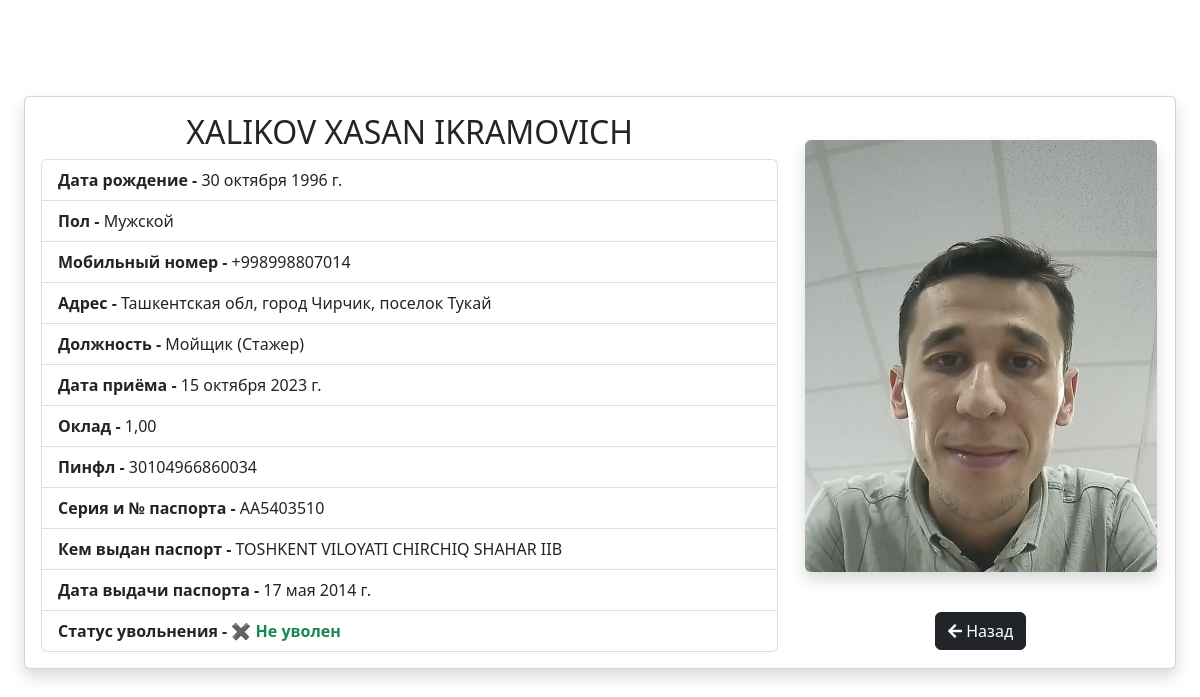
/employees/view-employees/2/ (signed in), run on the app's committed database.
### employees/models.py (models this page shows, shortened)
class Employees(models.Model):
    GENDER_CHOICES = [
        ('Мужской', 'Мужской'),
        ('Женский', 'Женский'),
    ]
    FIRED_CHOICES = [
        (True, 'Да'),
        (False, 'Нет'),
    ]
    name_employees = models.CharField(max_length=255, verbose_name='ФИО', unique=True)
    position = models.ForeignKey(Positions, on_delete=models.CASCADE, verbose_name='Должность')
    birth_date = models.DateField(null=True, blank=True, verbose_name='Дата рождения')
    gender = models.CharField(max_length=10, choices=GENDER_CHOICES, verbose_name='Пол')
    phone_number = models.CharField(max_length=20, verbose_name='Номер телефона')
    address = models.TextField(blank=True, verbose_name='Адрес проживания')
    hire_date = models.DateField(null=True, blank=True, verbose_name='Дата приёма на работу')
    salary = models.DecimalField(max_digits=10, decimal_places=2, null=True, blank=True, verbose_name='Оклад')
    pinfl = models.CharField(max_length=14, verbose_name='ПИНФЛ')
    passport_number = models.CharField(max_length=50, verbose_name='Серия и № паспорта')
    passport_issued_by = models.CharField(max_length=200, verbose_name='Кем выдан паспорт')
    passport_issued_date = models.DateField(null=True, blank=True, verbose_name='Дата выдачи паспорта')
    fired = models.BooleanField(null=False, verbose_name='Статус увольнения')
    date_of_termination = models.DateField(null=True, blank=True, verbose_name='Дата увольнения')
    default_photo_path = 'employees_photos/default.png'
    photo = models.ImageField(upload_to='employees_photos/', null=True, blank=True, verbose_name='Фото',
                              default=default_photo_path)
    time_update = models.DateTimeField(auto_now=True, verbose_name='Время изменения')
    time_create = models.DateTimeField(auto_now_add=True, verbose_name='Время создания')
    class Meta:
        verbose_name = 'Сотрудник'
        verbose_name_plural = 'Сотрудники'
        ordering = ['-time_create', 'name_employees', 'fired']

class Positions(models.Model):
    name_positions = models.CharField(max_length=100, verbose_name='Название должности', unique=True)
    time_update = models.DateTimeField(auto_now=True, verbose_name='Время изменения')
    time_create = models.DateTimeField(auto_now_add=True, verbose_name='Время создания')
    def __str__(self):
        return self.name_positions
    class Meta:
        verbose_name = 'Должность'
        verbose_name_plural = 'Должности'
        ordering = ['-time_update', 'name_positions']

### employees/views.py (the view)
# urls.py: path('view-employees/<int:employees_id>/', ViewEmployeesView.as_view(), name='view_employees'),
class ViewEmployeesView(LoginRequiredMixin, View):
    template_name = 'employees/view_employees.html'
    def get(self, request, employees_id):
        employees = get_object_or_404(Employees, id=employees_id)
        context = {'employee': employees}
        return render(request, self.template_name, context)

### employees/templates/employees/view_employees.html (shortened to what this page needs)
{% load static %}
<!DOCTYPE html>
<html lang="en">
<head>
    <link rel="stylesheet" href="https://cdn.jsdelivr.net/npm/bootstrap@5.2.3/dist/css/bootstrap.min.css"
>
    <link rel="stylesheet"
          href="https://cdnjs.cloudflare.com/ajax/libs/font-awesome/5.15.3/css/all.min.css"/>
</head>
<body>
<div class="container-fluid bg-white h-100">
    <div class="container-fluid mt-5">
        <div class="row justify-content-center align-items-center">
            <div class="col-md-12 mt-5">
                <div class="card shadow">
                    <div class="card-body">
                        <div class="row">
                            <div class="col-md-8">
                                <strong><h2 class="card-title text-center">{{ employee.name_employees }}</h2>
                                </strong>
                                <ul class="list-group">
                                    <li class="list-group-item"><strong>Дата рождение
                                        - </strong> {{ employee.birth_date }}</li>
                                    <li class="list-group-item"><strong>Пол - </strong> {{ employee.gender }}</li>
                                    <li class="list-group-item"><strong>Мобильный номер
                                        -</strong> {{ employee.phone_number }}
                                    </li>
                                    <li class="list-group-item"><strong>Адрес - </strong> {{ employee.address }}
                                    </li>
                                    <li class="list-group-item"><strong>Должность
                                        - </strong> {{ employee.position }}
                                    <li class="list-group-item"><strong>Дата приёма
                                        - </strong> {{ employee.hire_date }}
                                    <li class="list-group-item"><strong>Оклад - </strong> {{ employee.salary }}
                                    <li class="list-group-item"><strong>Пинфл - </strong> {{ employee.pinfl }}
                                    <li class="list-group-item"><strong>Серия и № паспорта
                                        - </strong> {{ employee.passport_number }}
                                    </li>
                                    <li class="list-group-item"><strong>Кем выдан паспорт
                                        - </strong> {{ employee.passport_issued_by }}
                                    <li class="list-group-item"><strong>Дата выдачи паспорта
                                        - </strong> {{ employee.passport_issued_date }}
                                    <li class="list-group-item">
                                        <strong>Статус увольнения - </strong>
                                        {% if employee.fired %}
                                            <span class="status-icon text-danger">&#10004;</span>
                                            <strong class="text-danger">Уволен</strong>
                                        {% else %}
                                            <span class="status-icon text-success">&#10006;</span>
                                            <strong class="text-success">Не уволен</strong>
                                        {% endif %}
                                    </li>
                                </ul>
                            </div>
                            <div class="col-md-4 d-flex flex-column justify-content-center align-items-center">
                                <img src="{{ employee.photo.url }}" alt="Фото сотрудника"
                                     class="img-fluid rounded shadow mt-4 mb-3"
                                     style="max-height: 600px;">
                                <a href="{% url 'employees:employees_list' %}" class="btn btn-dark mt-4">
                                    <i class="fas fa-arrow-left"></i> Назад
                                </a>
                            </div>
                        </div>
                    </div>
                </div>
            </div>
        </div>
    </div>
</div>
</body>
</html>

### data on the page
Employees: name_employees "XALIKOV XASAN IKRAMOVICH", birth_date "30 октября 1996 г.", gender "Мужской", phone_number "+998998807014", address "Ташкентская обл, город Чирчик, поселок Тукай", position "Мойщик (Стажер)", hire_date "15 октября 2023 г.", salary "1,00", pinfl "30104966860034", passport_number "AA5403510", passport_issued_by "TOSHKENT VILOYATI CHIRCHIQ SHAHAR IIB", passport_issued_date "17 мая 2014 г.", photo (picture)
